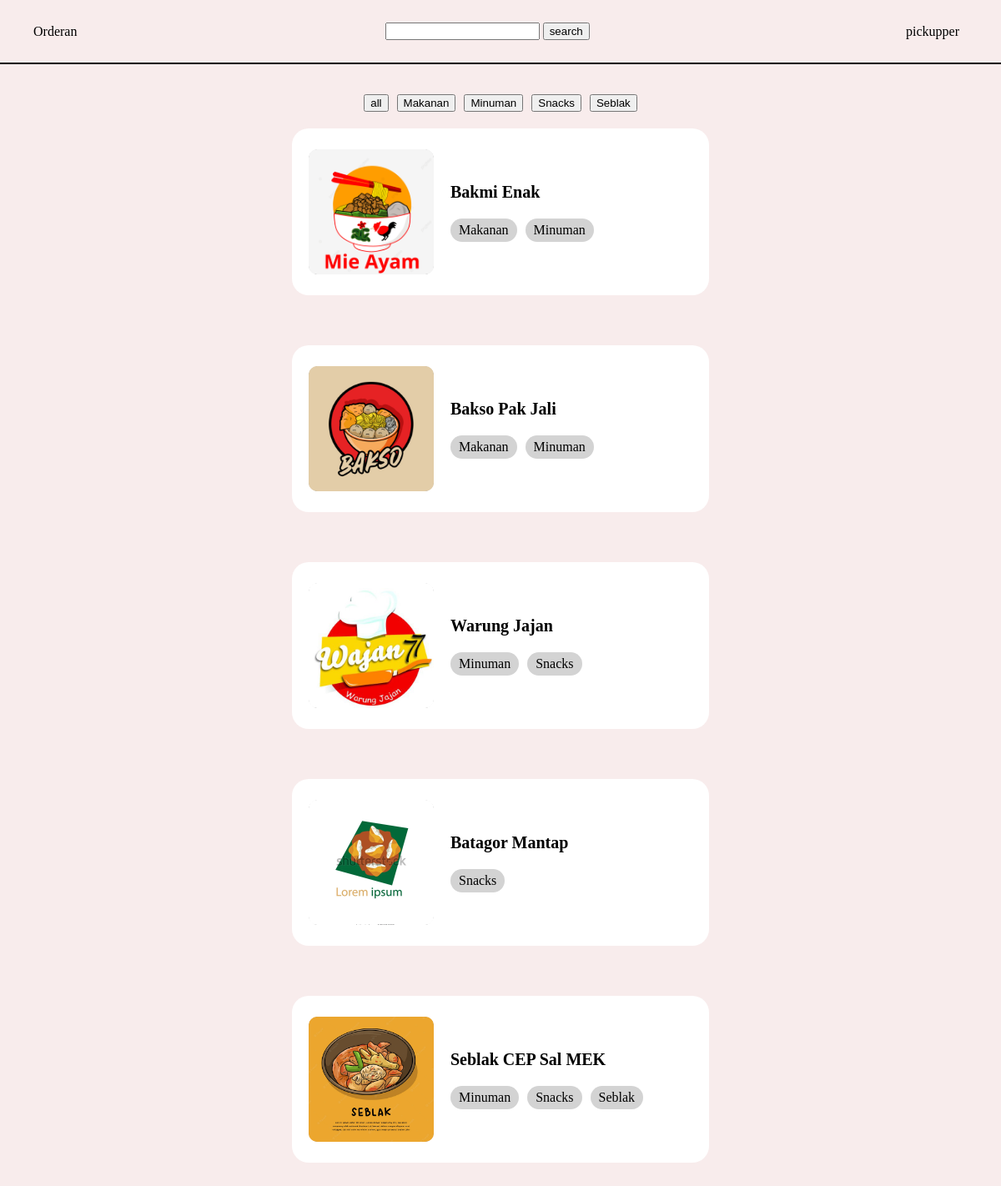
Page /Admin.php (signed in) on the committed database.
### tables this page shows
CREATE TABLE `category` (
  `CategoryID` int(11) NOT NULL,
  `CategoryName` varchar(50) NOT NULL
);

CREATE TABLE `shop` (
  `ShopID` int(11) NOT NULL,
  `ShopName` varchar(50) NOT NULL,
  `OwnerID` int(11) NOT NULL
);

CREATE TABLE `shop_categories` (
  `ShopID` int(11) NOT NULL,
  `CategoryID` int(11) NOT NULL
);

### Admin.php (the view, shortened to what this page needs)
<?php
    require_once 'connect.php';
?>
<!DOCTYPE html>
<html lang="en">
<head>
</head>
<body>
    <header>
        <div id="logo">Orderan</div>
        <form id="searchbar" method="post">
            <input type="text" id="searchbar" name='searchbar'>
            <input type="submit" name="search" value="search"></input>
        </form>
        <div id="profile">
            <?php
            echo $_SESSION['user']['UserUsername'];
            ?>
        </div>
    </header>
    <div id="content">
        <ul id="category">
            <form action="" id="catform" method="post">
                <li><input type="submit" name="categorybutton" value="all"></input></li>
            <?php
                $category=mysqli_query($conn, "SELECT * FROM category");
                while($c=mysqli_fetch_array($category)){
                    echo '<li><input type="submit" name="categorybutton" value="'.$c['CategoryName'].'"></input></li>';
                }
            ?>
            </form>
        </ul>
        <?php
        $query="SELECT * FROM shop";
        $data=mysqli_query($conn, $query);
        while($d = mysqli_fetch_array($data)){
                $category=mysqli_query($conn, "SELECT * FROM shop s
                JOIN shop_categories sc ON s.ShopID=sc.ShopID
                JOIN category c ON sc.CategoryID=c.CategoryID
                WHERE s.ShopID=".$d['ShopID']);
                echo '<div id="shops">'.
                '<div id="shoppiccontainer"><img id="shoppic" src="shoppictures/'.$d['ShopID'].'.png" alt="LOGO"></div>';
                echo '<div id="shopdesc">';
                echo '<div id="shopname">'.$d['ShopName'].'</div>';
                echo '<div id="categorycontainer">';
                while($cat = $category->fetch_assoc()){
                    echo '<div id="categories">';
                    echo $cat['CategoryName'];
                    echo '</div>';
                }
                echo '</div>';
                echo '</div>';
                echo '</div>' ;
        }
        ?>
    </div>
</body>
<link rel="stylesheet" href="style.css">
</html>

### style.css (style rules this page uses)
body { padding: 0; margin: 0; background-color: #f8ecec; position: relative; }
header { display: flex; align-items: center; height: 75px; justify-content: space-between; padding: 0px 40px; border-bottom: 2px solid; }
#profile { position: relative; padding: 0 10px; }
#content { padding-top: 20px; display: flex; justify-content: center; flex-direction: column; align-items: center; }
#shops, #shopshistory { width: 500px; height: 200px; background-color: white; margin-bottom: 60px; border-radius: 20px; display: flex; align-items: center; }
#shoppic, #foodpic, #shoppichis { height: 150px; width: 150px; object-fit: cover; display: flex; justify-content: center; align-items: center; border-radius: 10px; }
#shoppiccontainer, #foodpiccontainer, #shoppiccontainerhis { height: 150px; width: 150px; margin: 20px; position: relative; background-color: gray; border-radius: 12px; display: flex; justify-content: center; align-items: center; }
#categories { display: block; background-color: #d3d3d3; padding: 5px 10px; margin-right: 10px; border-radius: 20px; }
#categorycontainer { display: flex; }
#shopname { font-size: 20px; margin-bottom: 20px; font-weight: bold; }
#catform { display: flex; }
#category { list-style: none; padding: 0; display: flex; flex-direction: row; margin-bottom: 20px; }
#category li { padding: 0 5px; }
* > form { margin-bottom: 0; }

### rows in the picture
category: categorybutton "Makanan"
category: categorybutton "Minuman"
category: categorybutton "Snacks"
category: categorybutton "Seblak"
shop: shows a picture, ShopName "Bakmi Enak"
shop_categories: CategoryID.CategoryName "Makanan"
shop_categories: CategoryID.CategoryName "Minuman"
shop: shows a picture, ShopName "Bakso Pak Jali"
shop_categories: CategoryID.CategoryName "Makanan"
shop_categories: CategoryID.CategoryName "Minuman"
shop: shows a picture, ShopName "Warung Jajan"
shop_categories: CategoryID.CategoryName "Minuman"
shop_categories: CategoryID.CategoryName "Snacks"
shop: shows a picture, ShopName "Batagor Mantap"
shop_categories: CategoryID.CategoryName "Snacks"
shop: shows a picture, ShopName "Seblak CEP Sal MEK"
shop_categories: CategoryID.CategoryName "Minuman"
shop_categories: CategoryID.CategoryName "Snacks"
shop_categories: CategoryID.CategoryName "Seblak"

### other values in the picture
$_SESSION['user']['UserUsername'] "pickupper"
